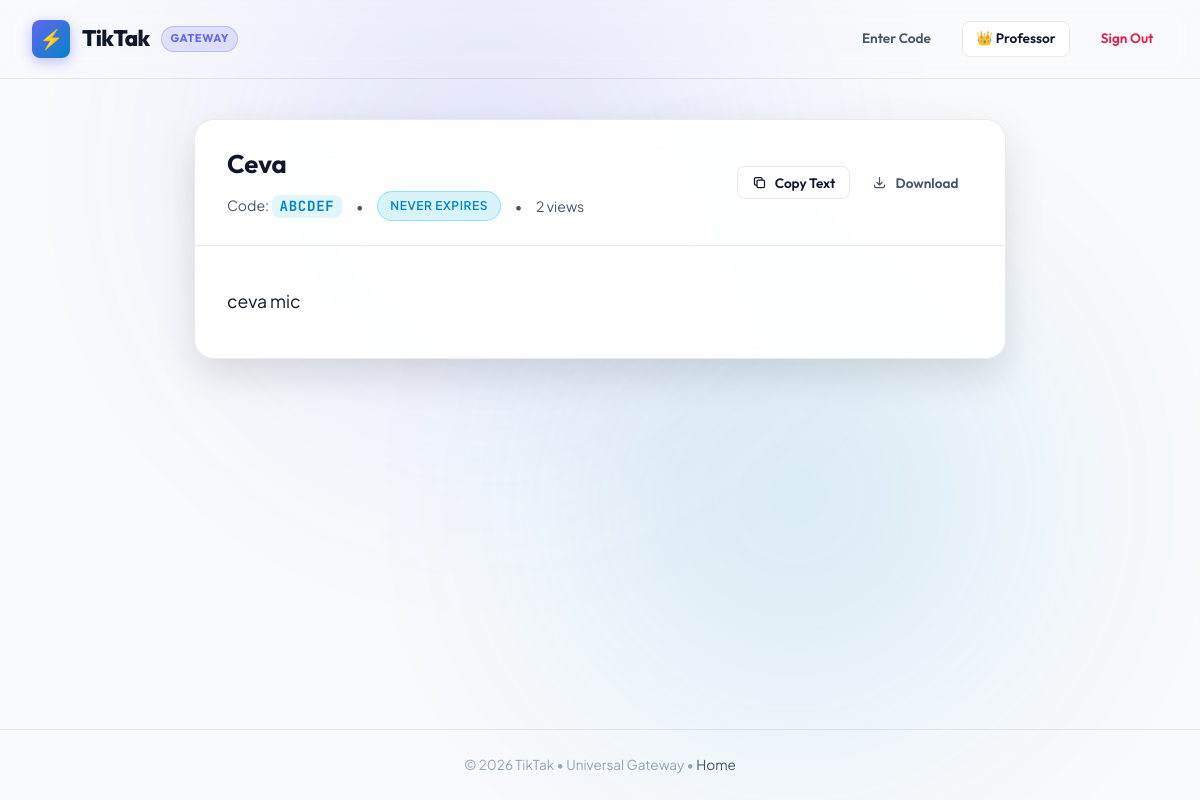
Page /code=ABCDEF (signed in) on the committed database.
### tables this page shows
CREATE TABLE `resources` (
  `id` int NOT NULL AUTO_INCREMENT,
  `user_id` int DEFAULT NULL,
  `code` varchar(10) NOT NULL,
  `title` varchar(255) NOT NULL DEFAULT '',
  `type` enum('redirect','text','files','hosting','links','course') NOT NULL DEFAULT 'redirect',
  `content_link` text,
  `content_text` longtext,
  `visits_count` int NOT NULL DEFAULT '0',
  `expires_at` datetime DEFAULT NULL,
  `created_at` datetime DEFAULT CURRENT_TIMESTAMP,
  `updated_at` datetime DEFAULT CURRENT_TIMESTAMP ON UPDATE CURRENT_TIMESTAMP,
  PRIMARY KEY (`id`),
  UNIQUE KEY `code` (`code`),
  KEY `code_2` (`code`),
  KEY `expires_at` (`expires_at`),
  KEY `user_id` (`user_id`)
);

### includes/functions.php (called while the page is built, shortened)
<?php
function format_expiry_status(?string $expiresAt): array {
    if (empty($expiresAt)) {
        return [
            'is_expired' => false,
            'label' => 'Never expires',
            'badge_class' => 'badge-infinity',
            'remaining_seconds' => null,
        ];
    }
    $expiry = strtotime($expiresAt);
    $now = time();
    $diff = $expiry - $now;
    return [
        'is_expired' => false,
        'label' => 'Expires in ' . human_time_diff($diff),
        'badge_class' => 'badge-active',
        'remaining_seconds' => $diff,
    ];
}
function is_logged_in(): bool {
    return !empty($_SESSION['tiktak_user_id']);
}

### view.php (the view, shortened to what this page needs)
<?php
require_once __DIR__ . '/includes/functions.php';
$isError = !empty($errorTitle);
$expiryStatus = !$isError ? format_expiry_status($resource['expires_at'] ?? null) : null;
?>
<!DOCTYPE html>
<html lang="en" data-theme="light">
<head>
    <link rel="stylesheet" href="/assets/css/style.css">
</head>
<body>
    <div class="bg-ambient">
        <div class="ambient-orb orb-2"></div>
    </div>
    <header class="app-header">
        <a href="/" class="brand-link">
            <div class="brand-icon">⚡</div>
            <span><?= APP_NAME ?></span>
            <span class="brand-badge">Gateway</span>
        </a>
        <div class="header-actions">
            <a href="/" class="btn btn-ghost btn-sm">Enter Code</a>
            <?php if (is_logged_in()): ?>
                <a href="/prof/dashboard.php" class="btn btn-secondary btn-sm" title="Open Professor Dashboard">
                    👑 Professor
                </a>
                <a href="/prof/logout.php?redirect=<?= urlencode($_SERVER['REQUEST_URI']) ?>" class="btn btn-ghost btn-sm" style="color: var(--accent-rose);">
                    Sign Out
                </a>
            <?php endif; ?>
        </div>
    </header>
    <main class="main-wrapper">
        <?php if ($isError): ?>
            <div class="notice-card">
                <div class="notice-icon icon-error">
                    <svg width="34" height="34" fill="none" stroke="currentColor" viewBox="0 0 24 24">
                        <path stroke-linecap="round" stroke-linejoin="round" stroke-width="2" d="M12 9v2m0 4h.01m-6.938 4h13.856c1.54 0 2.502-1.667 1.732-3L13.732 4c-.77-1.333-2.694-1.333-3.464 0L3.34 16c-.77 1.333.192 3 1.732 3z"></path>
                    </svg>
                </div>
                <h2 class="view-title" style="margin-bottom: 0.75rem;"><?= htmlspecialchars($errorTitle) ?></h2>
                <p style="color: var(--text-muted); margin-bottom: 2rem; font-size: 1.05rem;"><?= $errorMessage ?></p>
                <a href="/" class="btn btn-primary">Return to Search Gateway</a>
            </div>
        <?php elseif (($resource['type'] ?? '') === 'course'): ?>
            <?php require __DIR__ . '/includes/course_view.php'; ?>
        <?php elseif (($resource['type'] ?? '') === 'files'): ?>
            <?php require __DIR__ . '/includes/files_view.php'; ?>
        <?php else: ?>
            <div class="view-container">
                <div class="view-card">
                    <div class="view-card-header">
                        <div class="view-header-meta">
                            <h1 class="view-title"><?= htmlspecialchars($resource['title'] ?: 'Shared Note') ?></h1>
                            <div class="view-meta-row">
                                <span>Code: <strong class="view-code-tag"><?= htmlspecialchars($resource['code']) ?></strong></span>
                                <span>&bull;</span>
                                <span class="badge <?= $expiryStatus['badge_class'] ?>"><?= htmlspecialchars($expiryStatus['label']) ?></span>
                                <span>&bull;</span>
                                <span><?= number_format($resource['visits_count']) ?> views</span>
                            </div>
                        </div>
                        <div style="display: flex; gap: 0.5rem; align-items: center;">
                            <button class="btn btn-secondary btn-sm" onclick="copyToClipboard(document.getElementById('textContent').innerText, 'Note copied to clipboard!')">
                                <svg width="15" height="15" fill="none" stroke="currentColor" viewBox="0 0 24 24"><path stroke-linecap="round" stroke-linejoin="round" stroke-width="2" d="M8 16H6a2 2 0 01-2-2V6a2 2 0 012-2h8a2 2 0 012 2v2m-6 12h8a2 2 0 002-2v-8a2 2 0 00-2-2h-8a2 2 0 00-2 2v8a2 2 0 002 2z"></path></svg>
                                Copy Text
                            </button>
                            <button class="btn btn-ghost btn-sm" onclick="downloadAsText()">
                                <svg width="15" height="15" fill="none" stroke="currentColor" viewBox="0 0 24 24"><path stroke-linecap="round" stroke-linejoin="round" stroke-width="2" d="M4 16v1a3 3 0 003 3h10a3 3 0 003-3v-1m-4-4l-4 4m0 0l-4-4m4 4V4"></path></svg>
                                Download
                            </button>
                        </div>
                    </div>
                    <div class="view-card-body">
                        <div id="textContent" class="text-viewer-content"><?= htmlspecialchars($resource['content_text'] ?? '') ?></div>
                    </div>
                </div>
            </div>
        <?php endif; ?>
    </main>
    <footer class="app-footer">
        <div>&copy; <?= date('Y') ?> <?= APP_NAME ?> &bull; Universal Gateway &bull; <a href="/" class="footer-link">Home</a></div>
    </footer>
</body>
</html>

### rows in the picture
resources: title "Ceva", code "ABCDEF", expires_at "NEVER EXPIRES", visits_count "2", content_text "ceva mic"

### other values in the picture
APP_NAME "TikTak"
